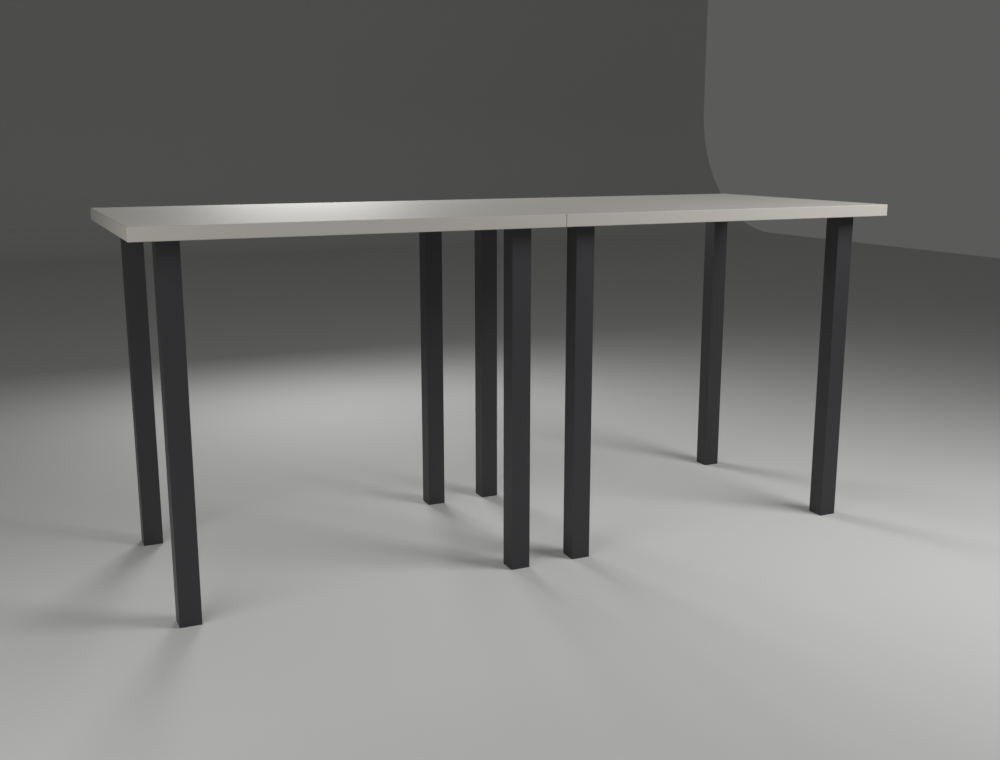
#> input picture renders/001_desk_legs_join_A.png, 1000 x 760 px; its folder holds 3 pictures in this run
$ python compose_legs_join.py
#> lines starting #> are read from the running program, lines starting #| are printed output that depends on the picture
"""다리 결합 렌더 3장 + 이음새 단면(위에서 본 모습)을 한 장으로."""
import os

import matplotlib
import matplotlib.image as mpimg
import numpy as np
from matplotlib.patches import Polygon, Rectangle

matplotlib.use("Agg")
import matplotlib.pyplot as plt

plt.rcParams["font.family"] = "WenQuanYi Zen Hei"
R = os.path.join(os.path.dirname(__file__), "..")
titles = {"A": "A. 안쪽 다리 — 이음새에 다리 2개", "B": "B. 모서리 사각 다리 — 둘이 붙어 하나", "C": "C. 모서리 1/4 원 다리 — 둘이면 반원"}
fig, axes = plt.subplots(2, 3, figsize=(18, 10), gridspec_kw={"height_ratios": [3, 1.3]})
for i, v in enumerate("ABC"):
    ax = axes[0][i]
    ax.imshow(mpimg.imread(f"{R}/renders/001_desk_legs_join_{v}.png")); ax.axis("off")
    ax.set_title(titles[v], fontsize=14)
    ax = axes[1][i]   # 이음새 부근 단면 (위에서), 판 4장이 만나는 경우까지
    for qx in (-1, 1):   # 단위 cm, 이음새 주변 ±20cm만 확대
        for qy in (-1, 1):
            ax.add_patch(Rectangle((min(0, qx * 80), min(0, qy * 60)), 80, 60, fc="#e9e5dc", ec="#8a857a", lw=1))
            if v == "A":
                ax.add_patch(Rectangle((qx * 5 - (4 if qx < 0 else 0), qy * 5 - (4 if qy < 0 else 0)), 4, 4, fc="#222"))
            elif v == "B":
                ax.add_patch(Rectangle((-3 if qx < 0 else 0, -3 if qy < 0 else 0), 3, 3, fc="#222"))
            else:
                t = np.linspace(0, np.pi / 2, 20)
                pts = np.c_[np.r_[0, 3.5 * np.cos(t)] * qx, np.r_[0, 3.5 * np.sin(t)] * qy]
                ax.add_patch(Polygon(pts, fc="#222"))
    ax.text(0, -19, "판 4장이 만나는 점 주변 ±15cm (위에서 본 단면)", ha="center", fontsize=11)
    ax.set_xlim(-15, 15); ax.set_ylim(-21, 15); ax.set_aspect("equal"); ax.axis("off")
fig.suptitle("모서리 다리 4개 — 판 두 개를 붙였을 때", fontsize=17)
fig.tight_layout(); fig.savefig(f"{R}/renders/001_desk_legs_join.png", dpi=80, facecolor="white")
#> after `fig.tight_layout()`:
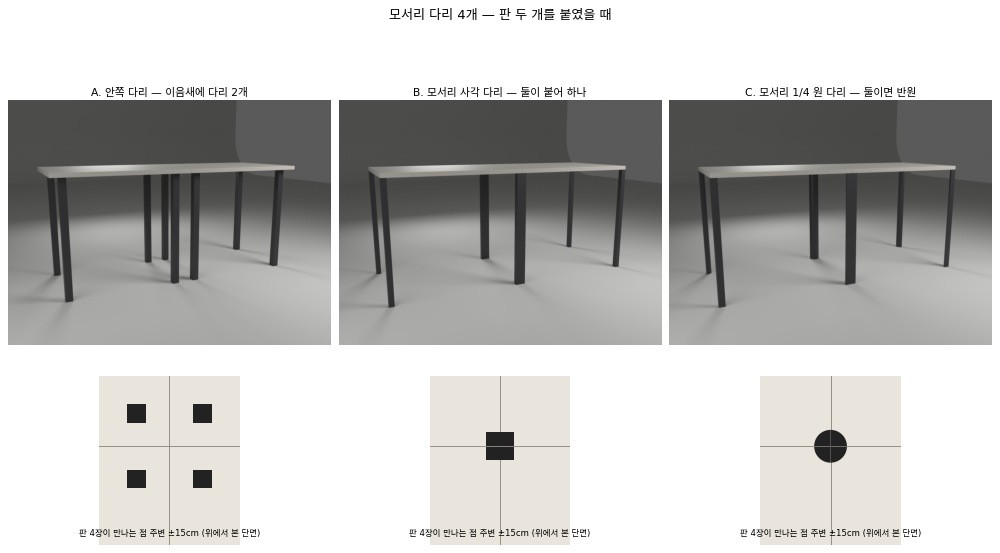
#> figure drawn by matplotlib, 6 panels
print("ok")
